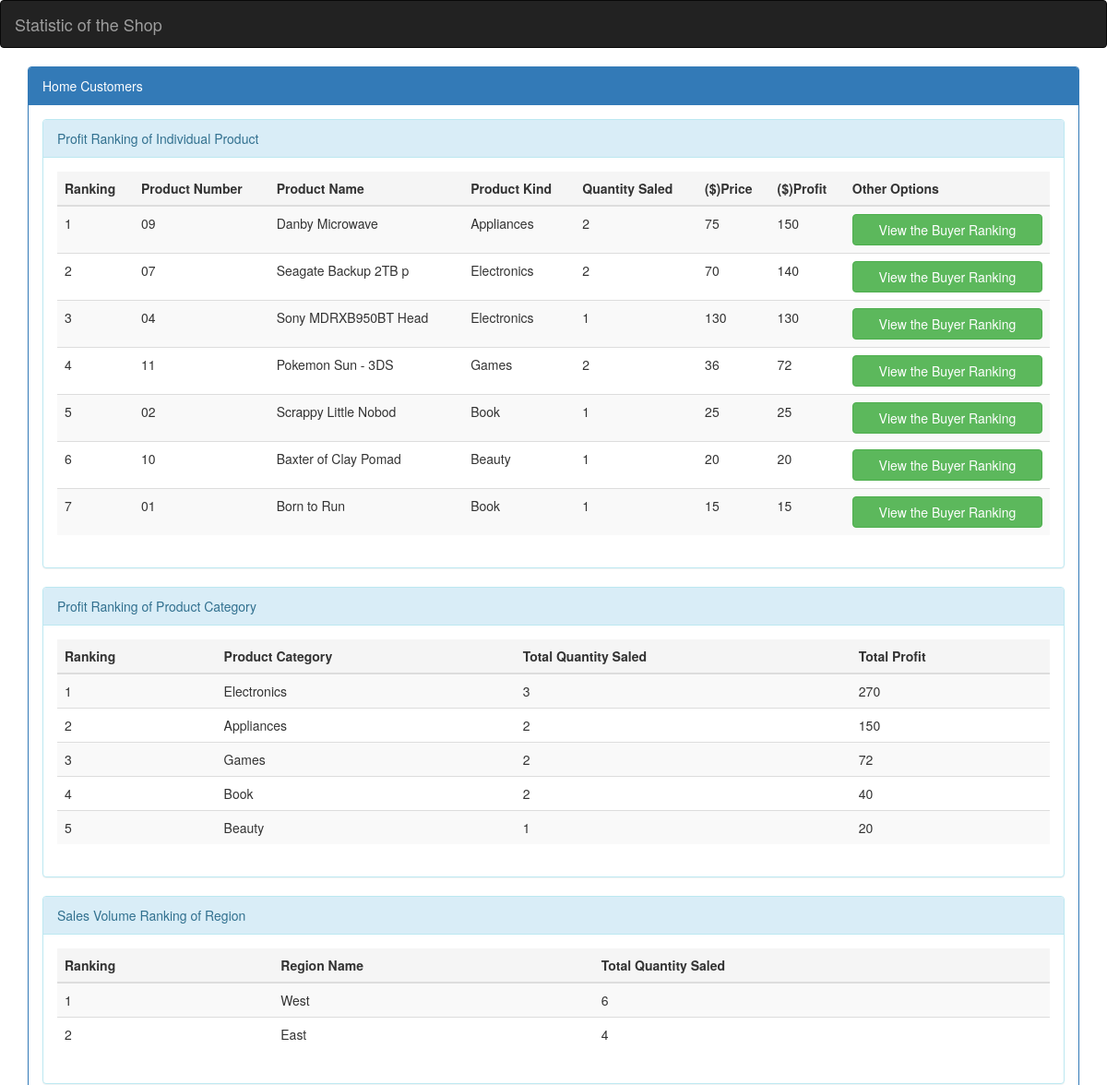
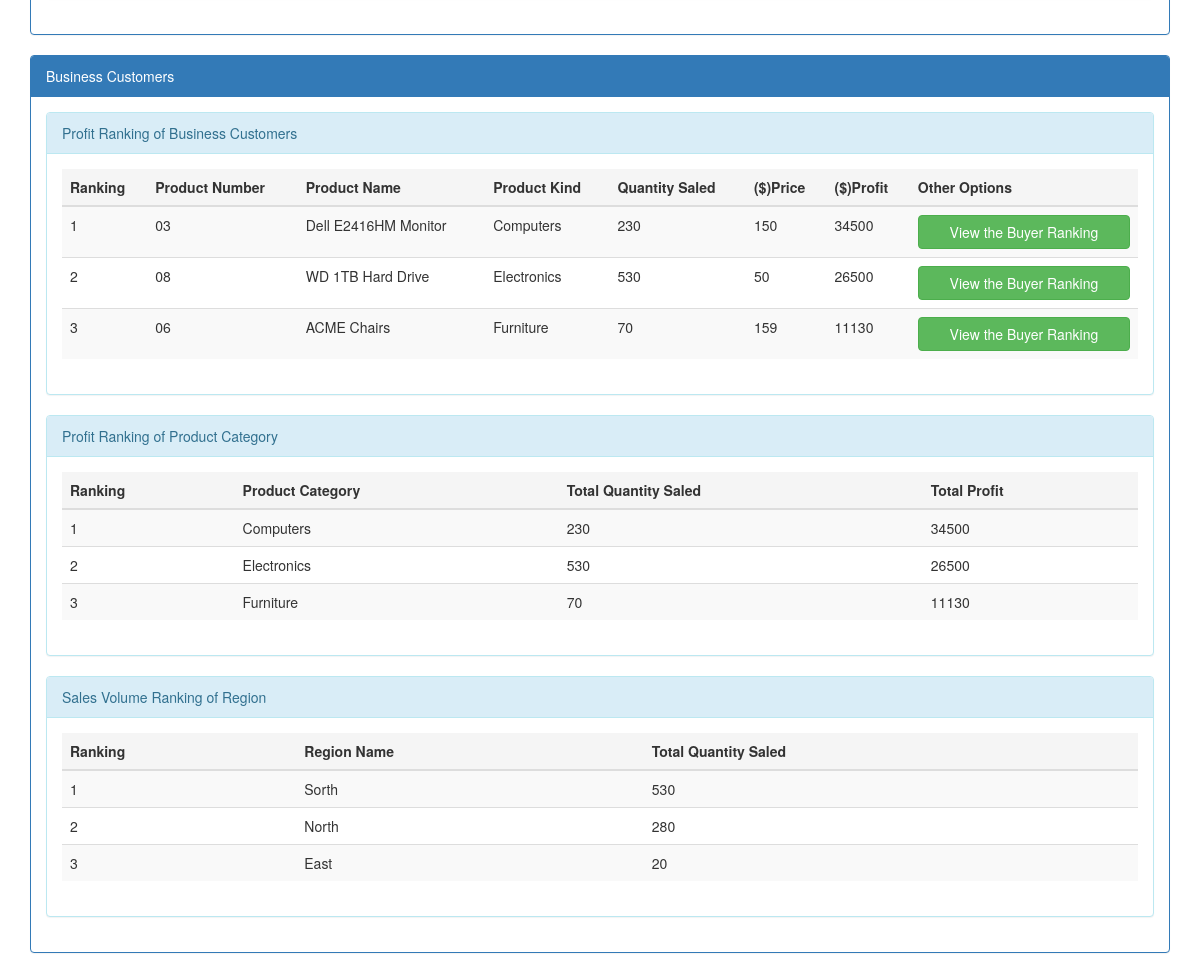
The app's page /Statistic.php with its own data (2 pictures, top to bottom).
### tables this page shows
create table Product
	(ProductID			varchar(20), 
	 name				varchar(20), 
	 inventory_amount	numeric(10),
	 price				numeric(10),
	 kind				varchar(20),
	 primary key (ProductID)
	);

### Statistic.php (the view, shortened to what this page needs)
<?php
$conn = connectDB();
?>
<!DOCTYPE html>
<html lang="en">
<head>
    <link rel="stylesheet" href="Bootstrap/bootstrap.min.css">
</head>
<body>
<nav class="navbar navbar-inverse" role="navigation"">
    <div class="container-fluid">
        <div class="navbar-header">
            <a class="navbar-brand" href="#">Statistic of the Shop</a>
        </div>
    </div>
</nav>
<div class="container">
    <div class="panel panel-primary">
        <div class="panel-heading">
            Home Customers
        </div>
        <div class="panel-body">
    <div class="panel panel-info">
        <div class="panel-heading">
            Profit Ranking of Individual Product
        </div>
        <div class="panel-body">
                <table class="table table-striped table-hover">
                    <thead>
                    <tr class="active">
                        <th>Ranking</th>
                        <th>Product Number</th>
                        <th>Product Name</th>
                        <th>Product Kind</th>
                        <th>Quantity Saled</th>
                        <th>($)Price</th>
                        <th>($)Profit</th>
                        <th>Other Options</th>
                    </tr>
                    </thead>
        <?php
        $result_profit = mysqli_query($conn, "select P.ProductID, P.kind ,P.name, sum(T.quantity) as quantity, P.price, sum(P.price * T.quantity) as profit from Product P, Home_Transaction T where P.ProductID = T.ProductID group by P.ProductID order by profit DESC");
        $data_number = mysqli_num_rows($result_profit);
        for($i=0;$i<$data_number;$i++) {
            $ranking = $i + 1;
            $result_profit_arr = mysqli_fetch_assoc($result_profit);
            $productID = $result_profit_arr['ProductID'];
            $productName = $result_profit_arr['name'];
            $kind = $result_profit_arr['kind'];
            $quantity = $result_profit_arr['quantity'];
            $price = $result_profit_arr['price'];
            $profit = $result_profit_arr['profit'];
            echo "<tr>
                        <td>$ranking</td>
                        <td>$productID</td>
                        <td>$productName</td>
                        <td>$kind</td>
                        <td>$quantity</td>
                        <td>$price</td>
                        <td>$profit</td>
                        <td>
                        <form action='Stat_Customer.php' method='post'>
                <input type='hidden' value='$productID' name='productID'>
                <input type='hidden' value='$productName' name='productName'>
                <input type='hidden' value='$price' name='price'>
                <input type='hidden' value='Home' name='customerType'>
                <button type='submit' class='btn btn-success btn-block'>View the Buyer Ranking</button>
                </form>
                </td>
                  </tr>";
        }
        ?>
        </table>
        </div>
    </div>
            <div class="panel panel-info">
                <div class="panel-heading">
                    Profit Ranking of Product Category
                </div>
                <div class="panel-body">
                    <table class="table table-striped table-hover">
                        <thead>
                        <tr class="active">
                            <th>Ranking</th>
                            <th>Product Category</th>
                            <th>Total Quantity Saled</th>
                            <th>Total Profit</th>
                        </tr>
                        </thead>
                        <?php
                        $result_profit = mysqli_query($conn, "select P.kind , sum(T.quantity) as quantity, sum(P.price * T.quantity) as profit from Product P, Home_Transaction T where P.ProductID = T.ProductID group by P.kind order by profit DESC");
                        $data_number = mysqli_num_rows($result_profit);
                        for($i=0;$i<$data_number;$i++) {
                            $ranking = $i + 1;
                            $result_profit_arr = mysqli_fetch_assoc($result_profit);
                            $kind = $result_profit_arr['kind'];
                            $quantity = $result_profit_arr['quantity'];
                            $profit = $result_profit_arr['profit'];
                            echo "<tr>
                        <td>$ranking</td>
                        <td>$kind</td>
                        <td>$quantity</td>
                        <td>$profit</td>";
                        }
                        ?>
                    </table>
                </div>
            </div>
            <div class="panel panel-info">
                <div class="panel-heading">
                    Sales Volume Ranking of Region
                </div>
                <div class="panel-body">
                    <table class="table table-striped table-hover">
                        <thead>
                        <tr class="active">
                            <th>Ranking</th>
                            <th>Region Name</th>
                            <th>Total Quantity Saled</th>
                        </tr>
                        </thead>
                        <?php
                        $result_profit = mysqli_query($conn, "select R.region_name, sum(T.quantity) as quantity from Home_Transaction T, Salesperson S, Region R, Store St where T.SalespersonID = S.SalespersonID and S.StoreID = St.StoreID and St.RegionID = R.RegionID group by R.region_name order by quantity DESC");
                        $data_number = mysqli_num_rows($result_profit);
                        for($i=0;$i<$data_number;$i++) {
                            $ranking = $i + 1;
                            $result_profit_arr = mysqli_fetch_assoc($result_profit);
                            $regionName = $result_profit_arr['region_name'];
                            $quantity = $result_profit_arr['quantity'];
                            echo "<tr>
                        <td>$ranking</td>
                        <td>$regionName</td>
                        <td>$quantity</td>";
                        }
                        ?>
                    </table>
                </div>
            </div>
    </div>
    </div>
    <div class="panel panel-primary">
    <div class="panel-heading">
        Business Customers
    </div>
    <div class="panel-body">
    <div class="panel panel-info">
        <div class="panel-heading">
            Profit Ranking of Business Customers
        </div>
        <div class="panel-body">
            <table class="table table-striped table-hover">
                <thead>
                <tr class="active">
                    <th>Ranking</th>
                    <th>Product Number</th>
                    <th>Product Name</th>
                    <th>Product Kind</th>
                    <th>Quantity Saled</th>
                    <th>($)Price</th>
                    <th>($)Profit</th>
                    <th>Other Options</th>
                </tr>
                </thead>
                <?php
                $result_profit = mysqli_query($conn, "select P.ProductID, P.kind ,P.name, sum(T.quantity) as quantity, P.price, sum(P.price * T.quantity) as profit from Product P, Business_Transaction T where P.ProductID = T.ProductID group by P.ProductID order by profit DESC");
                $data_number = mysqli_num_rows($result_profit);
                for($i=0;$i<$data_number;$i++) {
                    $ranking = $i + 1;
                    $result_profit_arr = mysqli_fetch_assoc($result_profit);
                    $productID = $result_profit_arr['ProductID'];
                    $productName = $result_profit_arr['name'];
                    $kind = $result_profit_arr['kind'];
                    $quantity = $result_profit_arr['quantity'];
                    $price = $result_profit_arr['price'];
                    $profit = $result_profit_arr['profit'];
                    echo "<tr>
                        <td>$ranking</td>
                        <td>$productID</td>
                        <td>$productName</td>
                        <td>$kind</td>
                        <td>$quantity</td>
                        <td>$price</td>
                        <td>$profit</td>
                        <td>
                        <form action='Stat_Customer.php' method='post'>
                <input type='hidden' value='$productID' name='productID'>
                <input type='hidden' value='$productName' name='productName'>
                <input type='hidden' value='$price' name='price'>
                <input type='hidden' value='Business' name='customerType'>
                <button type='submit' class='btn btn-success btn-block'>View the Buyer Ranking</button>
                </form>
                </td>
                  </tr>";
                }
                ?>
            </table>
        </div>
    </div>
        <div class="panel panel-info">
            <div class="panel-heading">
                Profit Ranking of Product Category
            </div>
            <div class="panel-body">
                <table class="table table-striped table-hover">
                    <thead>
                    <tr class="active">
                        <th>Ranking</th>
                        <th>Product Category</th>
                        <th>Total Quantity Saled</th>
                        <th>Total Profit</th>
                    </tr>
                    </thead>
                    <?php
                    $result_profit = mysqli_query($conn, "select P.kind , sum(T.quantity) as quantity, P.price, sum(P.price * T.quantity) as profit from Product P, Business_Transaction T where P.ProductID = T.ProductID group by P.kind order by profit DESC");
                    $data_number = mysqli_num_rows($result_profit);
                    for($i=0;$i<$data_number;$i++) {
                        $ranking = $i + 1;
                        $result_profit_arr = mysqli_fetch_assoc($result_profit);
                        $kind = $result_profit_arr['kind'];
                        $quantity = $result_profit_arr['quantity'];
                        $profit = $result_profit_arr['profit'];
                        echo "<tr>
                        <td>$ranking</td>
                        <td>$kind</td>
                        <td>$quantity</td>
                        <td>$profit</td>";
                    }
                    ?>
                </table>
            </div>
        </div>
        <div class="panel panel-info">
            <div class="panel-heading">
                Sales Volume Ranking of Region
            </div>
            <div class="panel-body">
                <table class="table table-striped table-hover">
                    <thead>
                    <tr class="active">
                        <th>Ranking</th>
                        <th>Region Name</th>
                        <th>Total Quantity Saled</th>
                    </tr>
                    </thead>
                    <?php
                    $result_profit = mysqli_query($conn, "select R.region_name, sum(T.quantity) as quantity from Business_Transaction T, Salesperson S, Region R, Store St where T.SalespersonID = S.SalespersonID and S.StoreID = St.StoreID and St.RegionID = R.RegionID group by R.region_name order by quantity DESC");
                    $data_number = mysqli_num_rows($result_profit);
                    for($i=0;$i<$data_number;$i++) {
                        $ranking = $i + 1;
                        $result_profit_arr = mysqli_fetch_assoc($result_profit);
                        $regionName = $result_profit_arr['region_name'];
                        $quantity = $result_profit_arr['quantity'];
                        echo "<tr>
                        <td>$ranking</td>
                        <td>$regionName</td>
                        <td>$quantity</td>";
                    }
                    ?>
                </table>
            </div>
        </div>
    </div>
    </div>
</div>
</body>
</html>

### records on screen
product: ranking "1", ProductID "09", name "Danby Microwave", kind "Appliances", quantity "2", price "75", profit "150"
product: ranking "2", ProductID "07", name "Seagate Backup 2TB p", kind "Electronics", quantity "2", price "70", profit "140"
product: ranking "3", ProductID "04", name "Sony MDRXB950BT Head", kind "Electronics", quantity "1", price "130", profit "130"
product: ranking "4", ProductID "11", name "Pokemon Sun - 3DS", kind "Games", quantity "2", price "36", profit "72"
product: ranking "5", ProductID "02", name "Scrappy Little Nobod", kind "Book", quantity "1", price "25", profit "25"
product: ranking "6", ProductID "10", name "Baxter of Clay Pomad", kind "Beauty", quantity "1", price "20", profit "20"
product: ranking "7", ProductID "01", name "Born to Run", kind "Book", quantity "1", price "15", profit "15"
product: ranking "1", ProductID "03", name "Dell E2416HM Monitor", kind "Computers", quantity "230", price "150", profit "34500"
product: ranking "2", ProductID "08", name "WD 1TB Hard Drive", kind "Electronics", quantity "530", price "50", profit "26500"
product: ranking "3", ProductID "06", name "ACME Chairs", kind "Furniture", quantity "70", price "159", profit "11130"

### other values on screen
$ranking "1"
$kind "Electronics"
$quantity "3"
$profit "270"
$ranking "2"
$kind "Appliances"
$quantity "2"
$profit "150"
$ranking "3"
$kind "Games"
$profit "72"
$ranking "4"
$kind "Book"
$profit "40"
$ranking "5"
